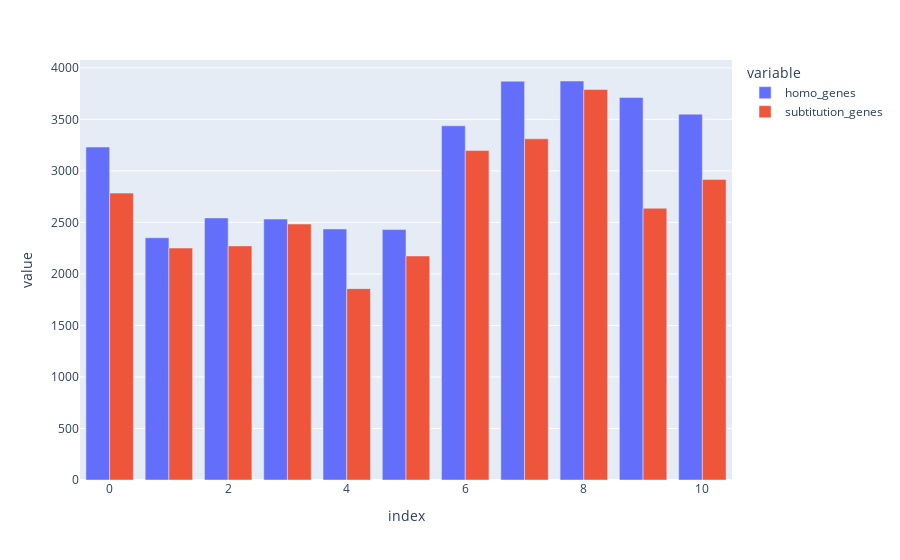

The code cell stored with this chart in its notebook:
### Code cell
import os,re,sys
import seaborn as sns
import matplotlib.pyplot as plt
import plotly.graph_objs as go
import plotly.express as px
import plotly.io as pio
fig = px.bar(df_final,y=['homo_genes','subtitution_genes'],barmode='group')
pio.write_image(fig,'H:/002.singcell/01.liver/10.mutileSpecies/05.SAMap/05.subtitution_events/WGD_events_R1_R2.pdf',format='pdf')
fig.show()

### Figure 1 — Plotly figure (JSON) as saved in the notebook; plotly's stock layout.template omitted (floating-point values rounded to 4 significant figures)
{"data": [{"alignmentgroup": "True", "hovertemplate": "variable=homo_genes<br>index=%{x}<br>value=%{y}<extra></extra>", "legendgroup": "homo_genes", "marker": {"color": "#636efa", "pattern": {"shape": ""}}, "name": "homo_genes", "offsetgroup": "homo_genes", "orientation": "v", "showlegend": true, "textposition": "auto", "type": "bar", "x": [0, 1, 2, 3, 4, 5, 6, 7, 8, 9, 10], "xaxis": "x", "y": [3231, 2351, 2543, 2532, 2436, 2430, 3437, 3870, 3872, 3712, 3550], "yaxis": "y"}, {"alignmentgroup": "True", "hovertemplate": "variable=subtitution_genes<br>index=%{x}<br>value=%{y}<extra></extra>", "legendgroup": "subtitution_genes", "marker": {"color": "#EF553B", "pattern": {"shape": ""}}, "name": "subtitution_genes", "offsetgroup": "subtitution_genes", "orientation": "v", "showlegend": true, "textposition": "auto", "type": "bar", "x": [0, 1, 2, 3, 4, 5, 6, 7, 8, 9, 10], "xaxis": "x", "y": [2784, 2251, 2272, 2484, 1857, 2174, 3197, 3311, 3790, 2637, 2917], "yaxis": "y"}], "layout": {"barmode": "group", "legend": {"title": {"text": "variable"}, "tracegroupgap": 0}, "margin": {"t": 60}, "xaxis": {"anchor": "y", "domain": [0, 1], "title": {"text": "index"}}, "yaxis": {"anchor": "x", "domain": [0, 1], "title": {"text": "value"}}}}
